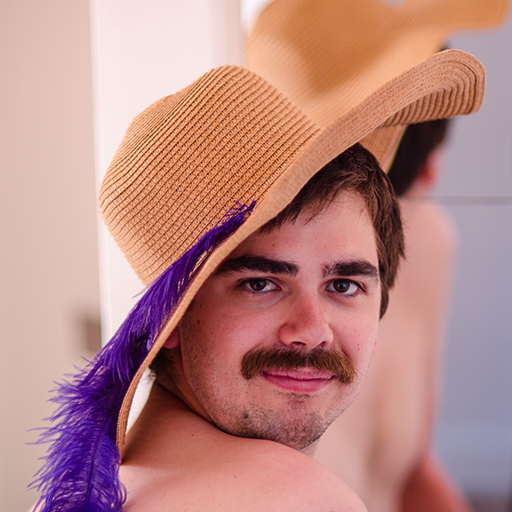
#> input picture img.png, 512 x 512 px
$ python zad9.py
#> lines starting #> are read from the running program, lines starting #| are printed output that depends on the picture
import cv2
import numpy as np

img = cv2.imread("img.png")
#> img is the input picture: shape (512, 512, 3); mean B, G, R 131.7, 136.1, 185.9
roi = img[100:400, 100:400]
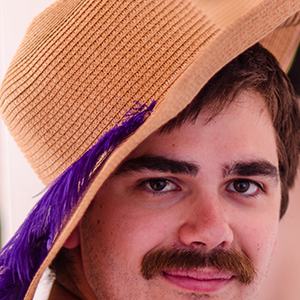
#> roi: shape (300, 300, 3); mean B, G, R 98.6, 107.2, 170.6
cv2.imwrite("new_img.png", roi)

$ run again, with kostka.png copied over img.png
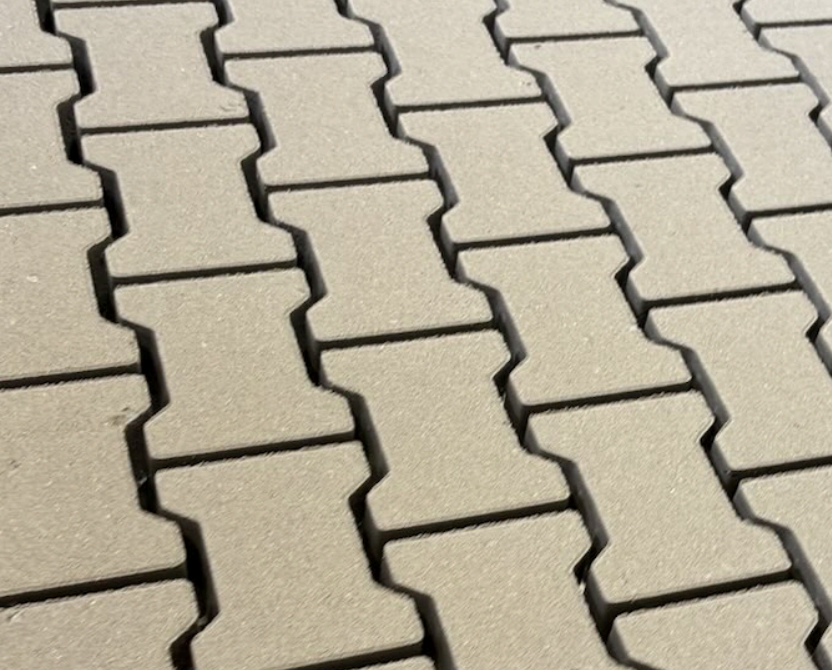
#> input picture kostka.png, 832 x 670 px
#> img is the input picture: shape (670, 832, 3); mean B, G, R 151, 170, 178.2
#> `roi = img[100:400, 100:400]`:
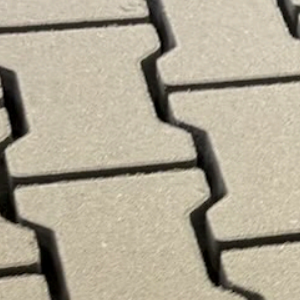
#> roi: shape (300, 300, 3); mean B, G, R 147.1, 166.1, 174.2
